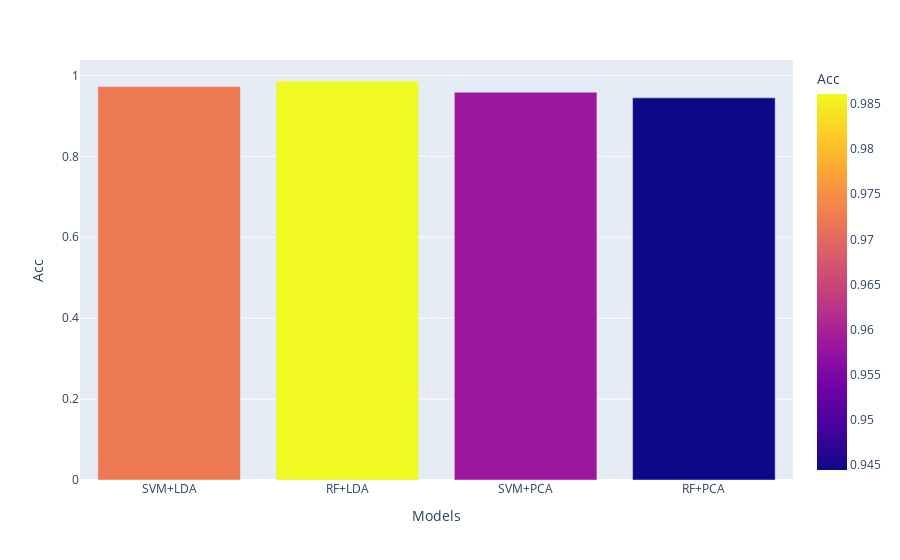

Source (notebook cell):
### Code cell
import plotly.express as px

fig = px.bar(df70, x='Models', y='Score', color='Score',
             labels = {'Score':'Acc'})
#fig.update_layout(xaxis_tickangle= -45)
fig.show()

### Figure 1 — Plotly figure (JSON) as saved in the notebook; plotly's stock layout.template omitted (floating-point values rounded to 4 significant figures)
{"data": [{"alignmentgroup": "True", "hovertemplate": "Models=%{x}<br>Acc=%{marker.color}<extra></extra>", "legendgroup": "", "marker": {"color": [0.9722, 0.9861, 0.9583, 0.9444], "coloraxis": "coloraxis"}, "name": "", "offsetgroup": "", "orientation": "v", "showlegend": false, "textposition": "auto", "type": "bar", "x": ["SVM+LDA", "RF+LDA", "SVM+PCA", "RF+PCA"], "xaxis": "x", "y": [0.9722, 0.9861, 0.9583, 0.9444], "yaxis": "y"}], "layout": {"barmode": "relative", "coloraxis": {"colorbar": {"title": {"text": "Acc"}}, "colorscale": [[0, "#0d0887"], [0.1111, "#46039f"], [0.2222, "#7201a8"], [0.3333, "#9c179e"], [0.4444, "#bd3786"], [0.5556, "#d8576b"], [0.6667, "#ed7953"], [0.7778, "#fb9f3a"], [0.8889, "#fdca26"], [1, "#f0f921"]]}, "legend": {"tracegroupgap": 0}, "margin": {"t": 60}, "xaxis": {"anchor": "y", "domain": [0, 1], "title": {"text": "Models"}}, "yaxis": {"anchor": "x", "domain": [0, 1], "title": {"text": "Acc"}}}}
